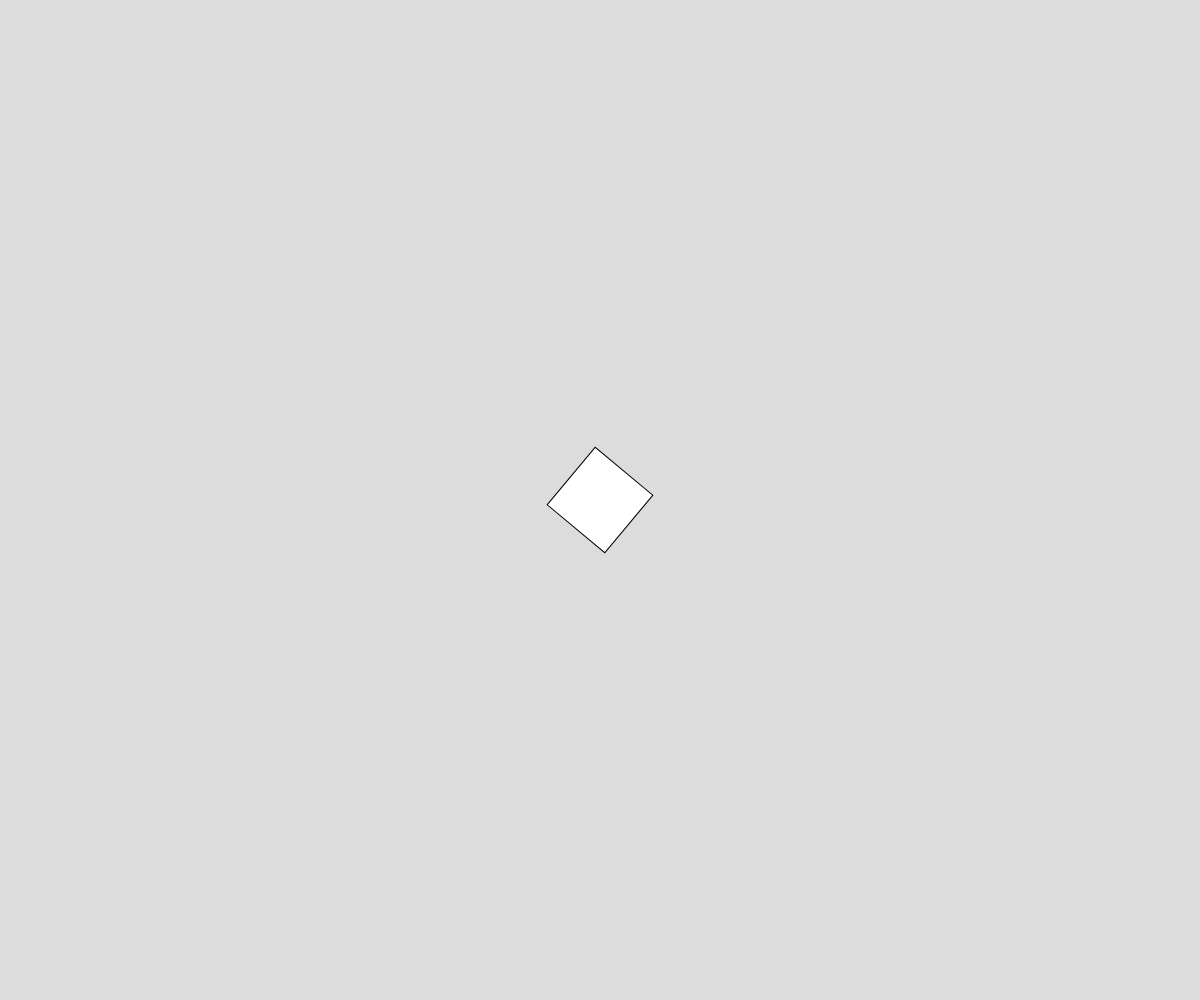
Frame 1 (no input)
Frame 60 (no input): identical to frame 1, image omitted
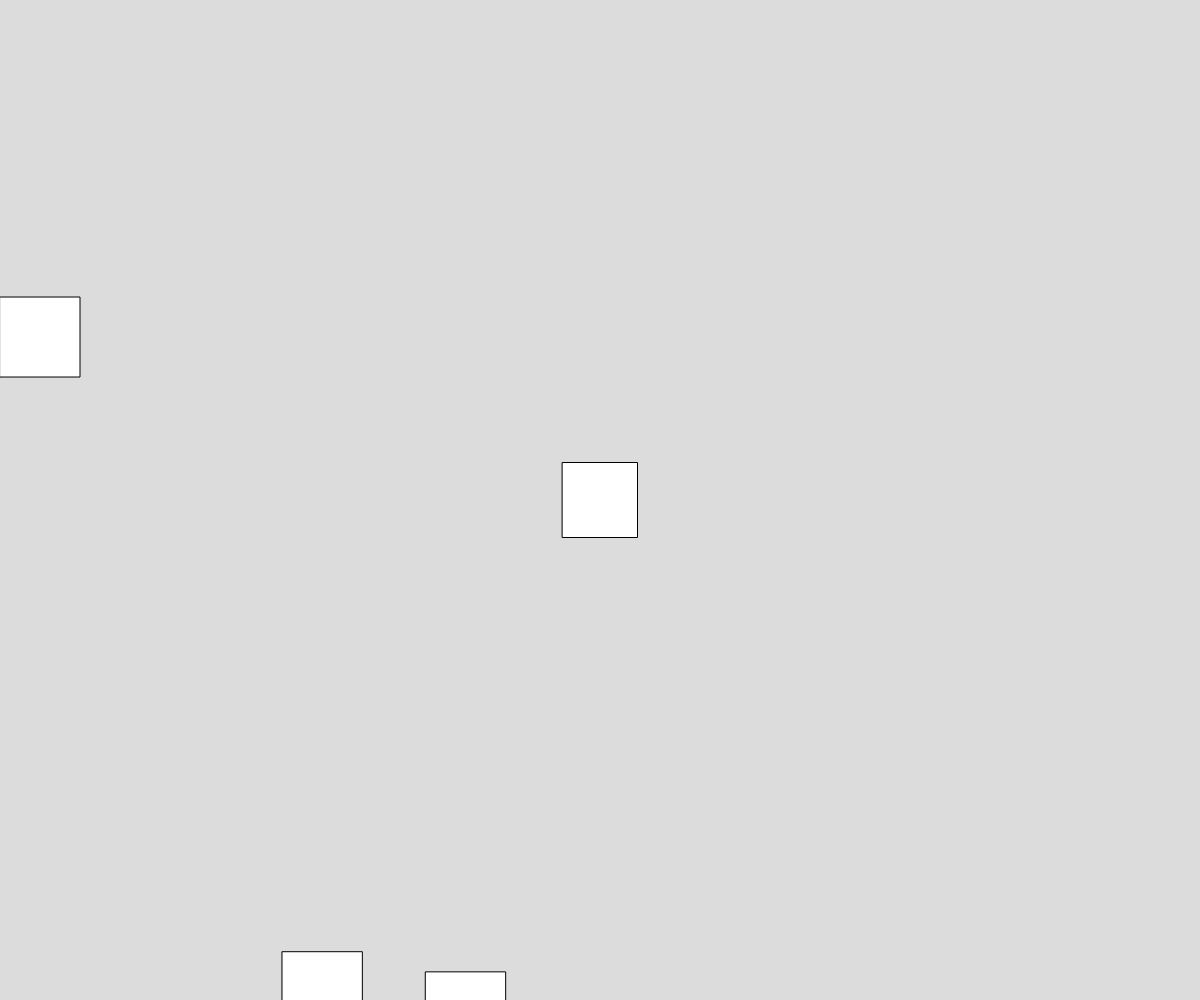
Frame 120 (the mouse pressed at the canvas centre since frame 60)

The p5.js sketch that drew these frames (run headless with seeded random() and noise() and a simulated clock; from frame 60 on, the mouse is pressed at the canvas centre):

// p5.js sketch
// ── sketch.js
// Project Title
// Your Name
// Date
//
// Extra for Experts:
// - describe what you did to take this project "above and beyond"

let bulletArray = [];
let enemyArray = [];
let charX, charY, charW, charH, theta, side;
let lastSpawn = 500;
let spawnTimer = 500;

function setup() {
  createCanvas(windowWidth, windowHeight);
  charX = width/2;
  charY = height/2;
  charW = 75;
  side = 1;
}

function draw() {
  background(220);
  displayChar();
  displayBullet();
  enemySpawner();
  displayEnemy();
}

function enemySpawner() {
  if(lastSpawn + spawnTimer <= millis()) {
    side = int(random(1, 5));
    if(side === 1) {
      spawnEnemy(random(width), 0); //Top
    }
    else if(side === 2) {
      spawnEnemy(width, random(height));  //Right
    }
    else if(side === 3) {
      spawnEnemy(random(width), height);  //Height
    }
    else if(side === 4) {
      spawnEnemy(0, random(height));  //Left
    }
    lastSpawn += spawnTimer;
  }
  
}

function displayEnemy() {
  for (let enemies of enemyArray) {
    rectMode(CORNER);
    rect(enemies.x, enemies.y, enemies.w);
    enemies.x -= cos(atan2(enemies.y - charY, enemies.x - charX));
    enemies.y -= sin(atan2(enemies.y - charY, enemies.x - charX));
    for(let bullets of bulletArray) {
      if(collideRectRect(enemies.x, enemies.y, enemies.w, enemies.w, bullets.x, bullets.y, bullets.w, bullets.h)) {
        enemyArray.splice(enemies, 1);
        bulletArray.splice(bullets, 1);
      }
    }
    
  }
}

function spawnEnemy(xSpawn, ySpawn) {
  let enemy = {
    x: xSpawn,
    y: ySpawn,
    w: 80,
    speed: 5,
  };
  enemyArray.push(enemy);
}

function mouseClicked() {
  let bullet = {
    x: charX,
    y: charY,
    w: 30,
    h: 10,
    direction: atan2(charY - mouseY, charX - mouseX),
    speed: 10,
    color: color(255, 0, 0),
  };
  bulletArray.push(bullet);
}

function displayBullet() {
  for (let bullets of bulletArray) {
    push();
    translate(bullets.x, bullets.y);
    rotate(bullets.direction);
    fill(bullets.color);
    rect(0, 0, bullets.w, bullets.h);
    bullets.x -= cos(bullets.direction) * bullets.speed;
    bullets.y -= sin(bullets.direction) * bullets.speed;
    pop();
  }
}

function displayChar() {
  theta = atan2(charY - mouseY, charX - mouseX);
  push();
  translate(charX, charY);
  rotate(theta);
  rectMode(CENTER);
  rect(0, 0, charW);
  pop();
}
